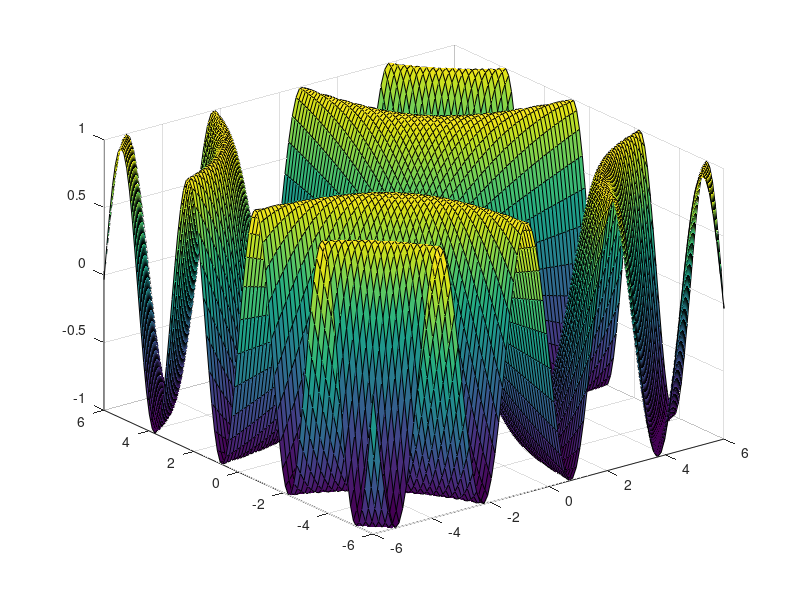

Source code (MATLAB): (Note: this script raises an error after producing the figure.)
% HW 4 Pb 2d

clear, clc, close all

load('test_interp.mat')

% Plot the Data
figure, surf(xg,yg,f2D);

% Interpolation
[xi,yi,finterpmanual] = BiLinIntp(xgi,ygi,xg,yg,f2D);

% Plot the Interpolated Function
figure, surf(xi,yi,finterpmanual);

% Plot the MATLAB Interpolation Result
[X,Y] = meshgrid(xg,yg);
[Xq,Yq] = meshgrid(xgi,ygi);
f2Dq = interp2(X,Y,f2D,Xq,Yq);
figure, surf(xgi,ygi,f2Dq);
